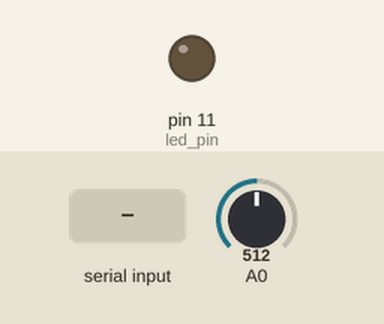
This sketch was run on a simulated Arduino Uno, built with avr-gcc and run on an emulated ATmega328P. Parts: output pins drawn as LEDs (lit = HIGH). The test bench sets the inputs (shaded band); at power-on: A0 = 512. What the sketch prints to the serial monitor is not drawn.

Above: at 1.0 s.
1.1 s: "m" received over Serial
At 1.9 s:
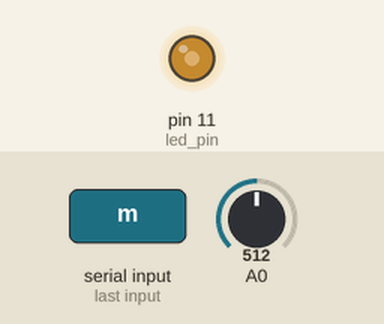
2.7 s: A0 set to 716
At 3.0 s:
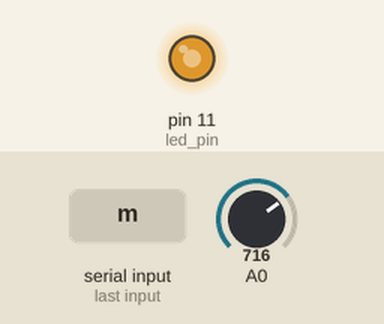
4.2 s: A0 set to 900
At 5.3 s:
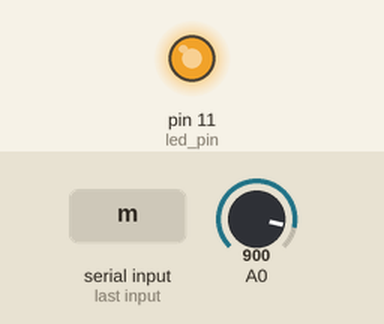
5.7 s: A0 set to 122
At 6.5 s:
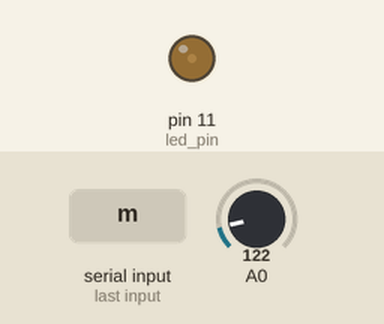
7.2 s: A0 set to 511
At 7.6 s:
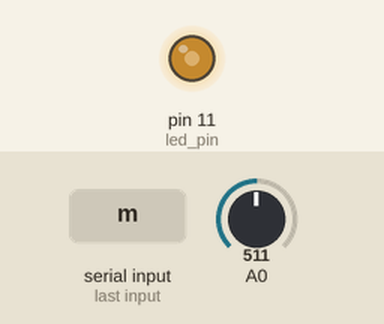
Timing chart, 0 to 9.7 s (numbered marks = the images above; inputs shaded):
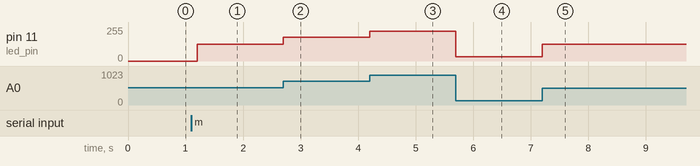

The sketch:

sbhw3ard.ino
```cpp
int sensor_val = 0;
int sensor_val_map = 0;
int byteFromProcessing = 0;
int led_pin = 11;
boolean debug = false;

void setup(){
  pinMode(led_pin,OUTPUT);
  Serial.begin(9600);
  if(debug!=true){
    establishContact();
  }
}

void loop(){

  sensor_val = analogRead(A0); //read analog pin zero
  sensor_val_map = map(sensor_val,0,1023,1,254);
  analogWrite(led_pin,sensor_val_map);

  if(debug!=true){
    if (Serial.available() > 0){
      byteFromProcessing = Serial.read();
      if(byteFromProcessing=='m'){ //more data was requested
        Serial.write(sensor_val_map);
      }
    }
  }else{
    Serial.println(sensor_val_map);
  }
}

void establishContact(){
  while(Serial.available() <= 0) {
    Serial.print('A');
    delay(100);
  }
}
```

Measured:
- after the input at 1.1 s, pin 11 (led_pin): 0/255 → 127/255 after 0.10 s
- after the input at 2.7 s, pin 11 (led_pin): 127/255 → 178/255 at once
- after the input at 4.2 s, pin 11 (led_pin): 178/255 → 223/255 at once
- after the input at 5.7 s, pin 11 (led_pin): 223/255 → 31/255 at once
- after the input at 7.2 s, pin 11 (led_pin): 31/255 → 127/255 at once
